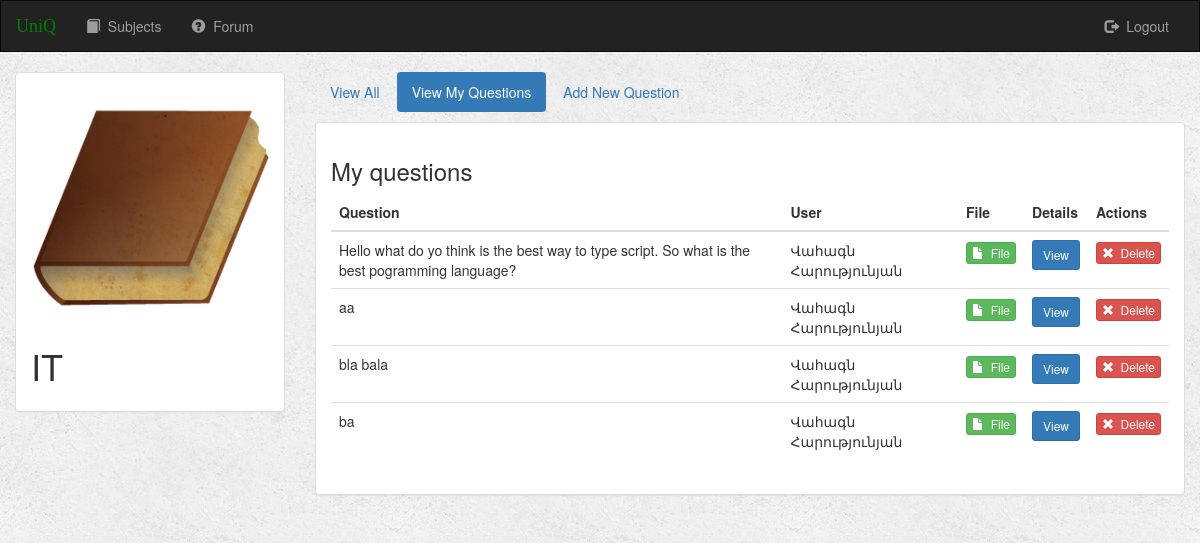
Page /forum/1/my/ (signed in) on the committed database.
### music/models.py (models this page shows, shortened)
class Forum(models.Model):
    name = models.CharField(max_length=500)
    logo = models.FileField()
    def __str__(self):
        return self.name

class Question(models.Model):
    user = models.ForeignKey(User, default=1)
    forum = models.ForeignKey(Forum, on_delete=models.CASCADE)
    name = models.TextField()
    file = models.FileField(default='')

### students/models.py (models this page shows)
class User(AbstractUser):
    username = None
    email = models.EmailField(_('email address'), unique=True)
    USERNAME_FIELD = 'email'
    REQUIRED_FIELDS = []
    objects = UserManager()

class Student(models.Model):
    user = models.OneToOneField(User, related_name='student')
    անուն = models.CharField(max_length=20)
    ազգանուն =  models.CharField(max_length=20)
    մոգ = models.FloatField(default=0)
    ընդունելություն = models.IntegerField(default=timezone.now().year)
    ուսուցման_համակարգ =  models.CharField(max_length=20)
    կրթական_ծրագիր =  models.CharField(max_length=20)
    ֆակուլտետ =  models.CharField(max_length=20)
    մասնագիտություն =  models.CharField(max_length=20)
    կուրս = models.IntegerField(default=1)
    խումբ = models.IntegerField(default=1)
    զեղչ  = models.IntegerField(default=0)
    def __str__(self):
        return self.անուն + " " +  self.ազգանուն

### music/views.py (the view)
# urls.py: url(r'^forum/(?P<album1_id>[0-9]+)/my/$', views.detail3, name='detail3'),
def detail3(request, album1_id):
    if not request.user.is_authenticated():
        return render(request, 'music/login.html')
    else:
        user = request.user
        album = get_object_or_404(Forum, pk=album1_id)
        questions = album.question_set.filter(user=request.user)
        return render(request, 'music/detail3.html', {'album': album, 'questions': questions, 'user': user})

### music/templates/music/detail3.html (shortened to what this page needs)
{% extends 'music/base.html' %}
{% block body %}
<div class="container-fluid songs-container">
    <div class="row">
        <div class="col-sm-4 col-md-3">
            <div class="panel panel-default">
                <div class="panel-body">
                    <a href="{% url 'music:detail1' album.id %}">
                        {% if album.logo %}
                            <img src="{{ album.logo.url }}" class="img-responsive">
                        {% else %}
                            <h3>No image to display</h3>
                        {% endif %}
                    </a>
                    <h1>{{ album.name }}</h1>
                </div>
            </div>
        </div>
        <div class="col-sm-8 col-md-9">
            <ul class="nav nav-pills" style="margin-bottom: 10px;">
                <li role="presentation"><a href="{% url 'music:detail1' album.id %}">View All</a></li>
                <li role="presentation" class="active"><a href="{% url 'music:detail3' album.id %}">View My Questions</a></li>
                <li role="presentation"><a href="{% url 'music:create_song' album.id %}">Add New Question</a></li>
            </ul>
            <div class="panel panel-default">
                <div class="panel-body">
                    <h3>My questions</h3>
                    <table class="table">
                        <thead>
                        <tr>
                            <th>Question</th>
                            <th>User</th>
                            <th>File</th>
                            <th>Details</th>
                            <th>Actions</th>
                        </tr>
                        </thead>
                        <tbody>
                        {% for song in questions %}
                            <tr>
                                <td>{{ song.name }}</td>
                                <td>{{ song.user.student }}</td>
                                <td>
                                    <a target="_blank" href="{{ song.file.url }}">
                                        <button type="button" class="btn btn-success btn-xs">
                                            <span class="glyphicon glyphicon-file"></span>&nbsp; File
                                        </button>
                                    </a>
                                </td>
                                <td><a href="{% url 'music:detail2' song.id %}" target="_blank" class="btn btn-primary btn-sm" role="button">View</a>
                                </td>
                                <td>
                                    <form action="{% url 'music:delete_song' album.id song.id %}" method="post" style="display: inline;" id="confirm-delete">
                                        <button type="submit" class="btn btn-danger btn-xs">
                                            <span class="glyphicon glyphicon-remove"></span>&nbsp; Delete
                                        </button>
                                    </form>
                                </td>
                            </tr>
                        {% endfor %}
                        </tbody>
                    </table>
                </div>
            </div>
        </div>
    </div>
</div>
{% endblock %}

### music/static/music/style.css (style rules this page uses)
body { background: white url("images/background.png"); }

### rows in the picture
Forum: logo (picture), name "IT"
Question: name "Hello what do yo think is the best way to type script. So what is the best pogramming language?", user.student "Վահագն Հարությունյան"
Question: name "aa", user.student "Վահագն Հարությունյան"
Question: name "bla bala", user.student "Վահագն Հարությունյան"
Question: name "ba", user.student "Վահագն Հարությունյան"
